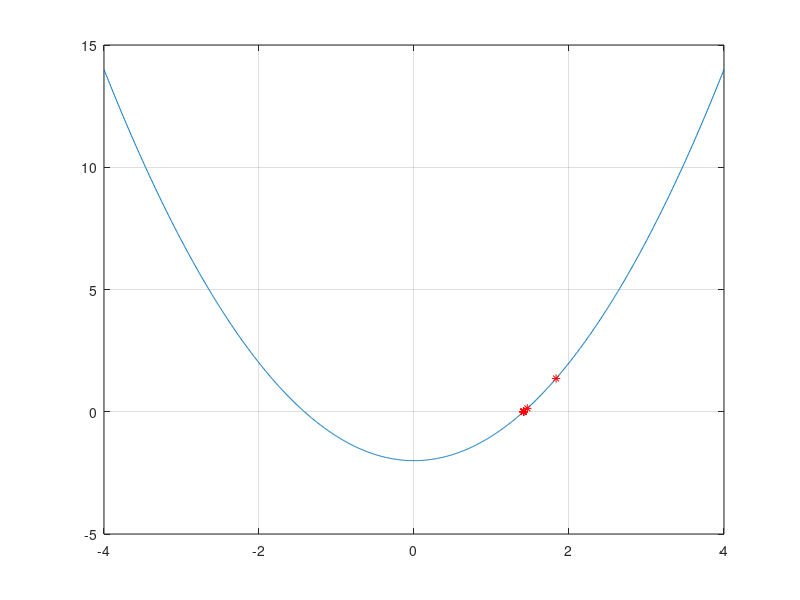
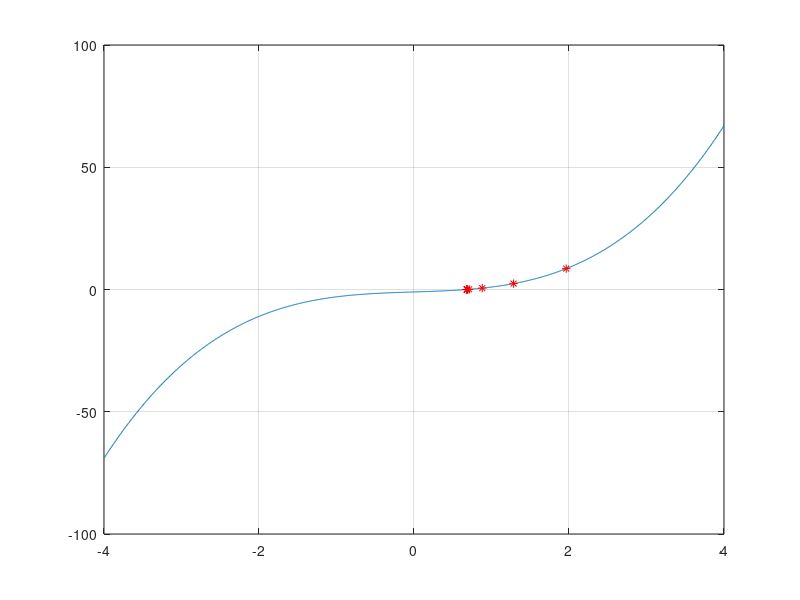

Source code (MATLAB) for these figures, in order:
clear all
close all
clc

%% [예제 3] 

x0 = 3;
c = 2;
xs = linspace(-4,4,1000);
ys1 = xs.^2 - c;

figure(1)
plot(xs, ys1);
hold on
grid on


for i = 0:1:10
    if i == 0 
        x(1) = x0 - ((x0.^2 - c)/(2*x0));
    else
        x(i+1) = x(i) - ((x(i)^2 - c)/(2*x(i)));
    end
    plot(x(i+1),(x(i+1)^2 - c),'*r');
    pause(0.3)
end
hold off

%% [예제 5] 

ys2 = xs.^3 + xs -1;

figure(2)
plot(xs, ys2);
hold on
grid on

for i = 0:1:10
    if i == 0
        x(1) = x0 - ((x0.^3 +x0 -1)/(3*(x0.^2) +1));
    else
        x(i+1) = x(i) - ((x(i).^3 +x(i) -1)/(3*(x(i).^2) +1));
    end
    plot(x(i+1), x(i+1).^3 + x(i+1) -1 ,'*r');
    pause(0.3)
end


